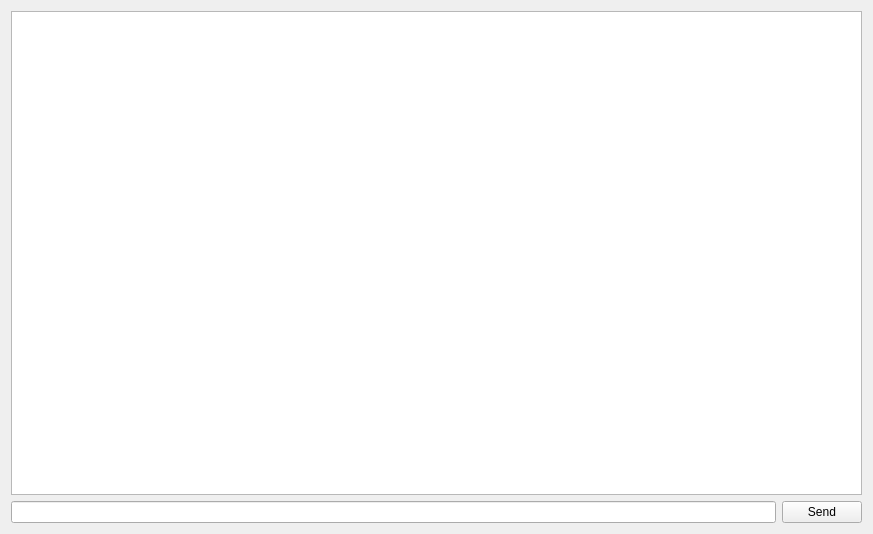
<?xml version="1.0" encoding="UTF-8"?>
<ui version="4.0">
 <class>Interaction</class>
 <widget class="QWidget" name="Interaction">
  <property name="geometry">
   <rect>
    <x>0</x>
    <y>0</y>
    <width>873</width>
    <height>534</height>
   </rect>
  </property>
  <property name="windowTitle">
   <string>Form</string>
  </property>
  <layout class="QVBoxLayout" name="verticalLayout">
   <item>
    <widget class="QListWidget" name="ui_commandList"/>
   </item>
   <item>
    <layout class="QHBoxLayout" name="horizontalLayout">
     <item>
      <widget class="QLineEdit" name="ui_commandLine"/>
     </item>
     <item>
      <widget class="QPushButton" name="ui_send">
       <property name="text">
        <string>Send</string>
       </property>
      </widget>
     </item>
    </layout>
   </item>
  </layout>
 </widget>
 <resources/>
 <connections/>
</ui>
